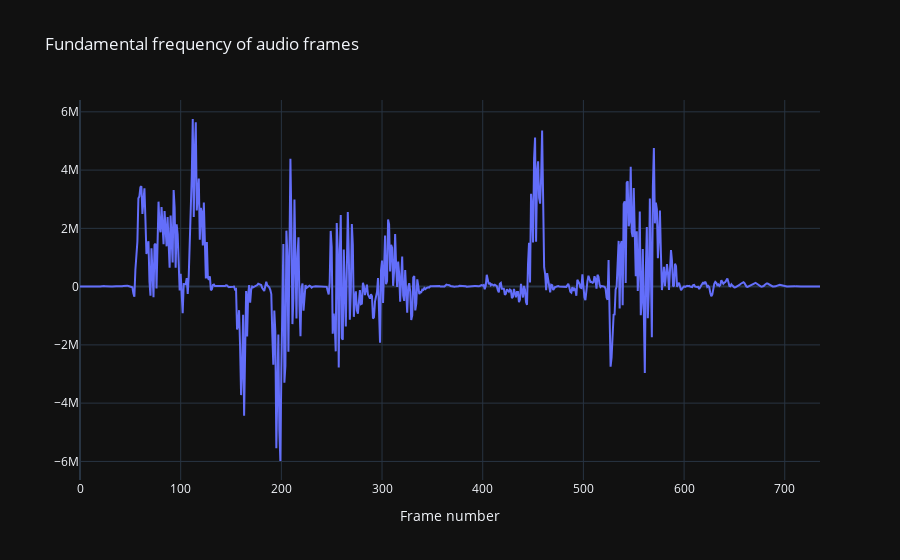

Notebook code cell kept with this figure:
### Code cell
plot_f0(frames, l_=100, amdf=False)

### Figure 1 — Plotly figure (JSON) as saved in the notebook; plotly's stock layout.template omitted (floating-point values rounded to 4 significant figures; data arrays with more than 128 entries replaced by an {"elided": "..."} marker saying what was removed)
{"data": [{"mode": "lines", "x": {"elided": "736 int values"}, "y": {"elided": "736 float values"}, "type": "scatter"}], "layout": {"xaxis": {"anchor": "y", "domain": [0.0, 1.0], "title": {"text": "Frame number"}}, "yaxis": {"anchor": "x", "domain": [0.0, 1.0]}, "title": {"text": "Fundamental frequency of audio frames"}}}
